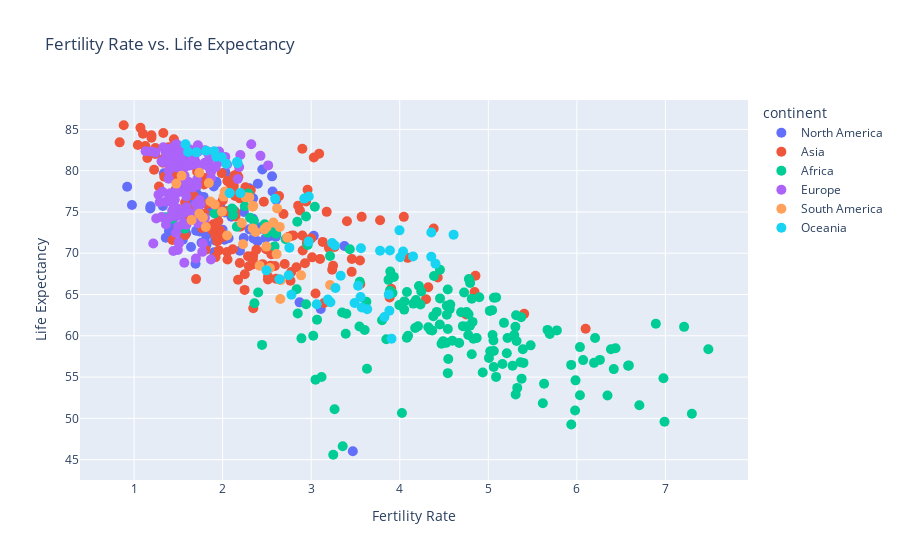

Here is the notebook cell this chart was saved with:
### Markdown cell above
### Adding Interactive Elements

### Code cell
import plotly.express as px

# Create an interactive scatter plot
fig = px.scatter(populations, x='fertility_rate', y='life_expectancy', color='continent',
                 hover_name='country', title='Fertility Rate vs. Life Expectancy',
                 labels={'fertility_rate': 'Fertility Rate', 'life_expectancy': 'Life Expectancy'})

# Add hover, zoom, and selection tools
fig.update_traces(marker=dict(size=10), selector=dict(mode='markers'))
fig.update_layout(hovermode='closest')

fig.show();

### Figure 1 — Plotly figure (JSON) as saved in the notebook; plotly's stock layout.template omitted (floating-point values rounded to 4 significant figures; data arrays with more than 128 entries replaced by an {"elided": "..."} marker saying what was removed)
{"data": [{"hovertemplate": "<b>%{hovertext}</b><br><br>continent=North America<br>Fertility Rate=%{x}<br>Life Expectancy=%{y}<extra></extra>", "hovertext": ["Aruba", "Aruba", "Aruba", "Antigua and Barbuda", "Antigua and Barbuda", "Antigua and Barbuda", "Bahamas", "Bahamas", "Bahamas", "Belize", "Belize", "Belize", "Bermuda", "Bermuda", "Bermuda", "Barbados", "Barbados", "Barbados", "Canada", "Canada", "Canada", "Costa Rica", "Costa Rica", "Costa Rica", "Cuba", "Cuba", "Cuba", "Curaçao", "Curaçao", "Curaçao", "Cayman Islands", "Cayman Islands", "Cayman Islands", "Dominica", "Dominica", "Dominica", "Dominican Republic", "Dominican Republic", "Dominican Republic", "Grenada", "Grenada", "Grenada", "Greenland", "Greenland", "Greenland", "Guatemala", "Guatemala", "Guatemala", "Honduras", "Honduras", "Honduras", "Haiti", "Haiti", "Haiti", "Jamaica", "Jamaica", "Jamaica", "Saint Kitts and Nevis", "Saint Kitts and Nevis", "Saint Kitts and Nevis", "Saint Lucia", "Saint Lucia", "Saint Lucia", "Saint Martin", "Saint Martin", "Saint Martin", "Mexico", "Mexico", "Mexico", "Nicaragua", "Nicaragua", "Nicaragua", "Panama", "Panama", "Panama", "Puerto Rico", "Puerto Rico", "Puerto Rico", "El Salvador", "El Salvador", "El Salvador", "Sint Maarten", "Sint Maarten", "Sint Maarten", "Turks and Caicos Islands", "Turks and Caicos Islands", "Turks and Caicos Islands", "Trinidad and Tobago", "Trinidad and Tobago", "Trinidad and Tobago", "United States of America", "United States of America", "United States of America", "Saint Vincent and the Grenadines", "Saint Vincent and the Grenadines", "Saint Vincent and the Grenadines", "British Virgin Islands", "British Virgin Islands", "British Virgin Islands", "US Virgin Islands", "US Virgin Islands", "US Virgin Islands"], "legendgroup": "North America", "marker": {"color": "#636efa", "size": 10, "symbol": "circle"}, "mode": "markers", "name": "North America", "orientation": "v", "showlegend": true, "type": "scatter", "x": [1.941, 1.972, 1.325, 1.785, 1.567, 1.569, 1.835, 1.576, 1.394, 2.606, 2.438, 1.999, 1.7, 1.4, 1.4, 1.687, 1.614, 1.628, 1.65, 1.6, 1.41, 1.928, 1.79, 1.555, 1.693, 1.694, 1.5, 2.2, 1.9, 1.4, null, null, null, 1.915, 1.694, 1.597, 2.538, 2.43, 2.303, 2.24, 2.126, 2.023, 2.195, 2.01, 2.019, 3.375, 3.029, 2.484, 2.957, 2.581, 2.394, 3.47, 3.108, 2.869, 1.742, 1.588, 1.358, 1.762, 1.643, 1.55, 1.538, 1.473, 1.411, 2.397, 2.558, 2.448, 2.34, 2.137, 1.905, 2.601, 2.48, 2.349, 2.604, 2.564, 2.344, 1.623, 1.337, 0.922, 2.239, 2.067, 1.819, 1.846, 1.73, 1.591, 1.686, 1.67, 1.679, 1.701, 1.682, 1.631, 1.931, 1.843, 1.641, 2.133, 2.099, 1.814, 1.183, 1.186, 0.976, 2.3, 2.11, 2.03], "xaxis": "x", "y": [75.4, 75.68, 75.72, 76.82, 77.91, 78.84, 72.73, 73.1, 72.68, 72.27, 73.19, 72.85, 80.5, 80.92, 81.14, 75.71, 76.65, 77.39, 81.32, 81.82, 81.67, 78.67, 79.09, 79.28, 77.66, 77.77, 77.57, null, 78.08, null, 82.19, null, null, 71.55, 68.73, 73.65, 72.09, 72.95, 72.89, 75.0, 75.01, 74.92, 70.29, 71.98, 71.64, 70.88, 72.1, 71.8, 71.09, 72.49, 71.46, 46.02, 63.24, 64.05, 72.62, 72.39, 71.87, 71.27, 70.76, 71.63, 72.72, 73.14, 73.42, 78.41, 79.31, 80.15, 74.19, 74.68, 70.13, 72.01, 72.98, 71.8, 76.45, 77.47, 76.66, 78.01, 79.69, 78.04, 71.85, 71.81, 71.06, 75.13, 76.95, 74.58, 76.24, 76.91, 75.0, 72.72, 74.5, 74.41, 78.54, 78.69, 76.98, 74.72, 74.41, 72.13, 75.43, 75.67, 75.85, 77.87, 79.02, 79.82], "yaxis": "y"}, {"hovertemplate": "<b>%{hovertext}</b><br><br>continent=Asia<br>Fertility Rate=%{x}<br>Life Expectancy=%{y}<extra></extra>", "hovertext": {"elided": "150 str values"}, "legendgroup": "Asia", "marker": {"color": "#EF553B", "size": 10, "symbol": "circle"}, "mode": "markers", "name": "Asia", "orientation": "v", "showlegend": true, "type": "scatter", "x": {"elided": "150 float values"}, "xaxis": "x", "y": {"elided": "150 float values"}, "yaxis": "y"}, {"hovertemplate": "<b>%{hovertext}</b><br><br>continent=Africa<br>Fertility Rate=%{x}<br>Life Expectancy=%{y}<extra></extra>", "hovertext": {"elided": "162 str values"}, "legendgroup": "Africa", "marker": {"color": "#00cc96", "size": 10, "symbol": "circle"}, "mode": "markers", "name": "Africa", "orientation": "v", "showlegend": true, "type": "scatter", "x": {"elided": "162 float values"}, "xaxis": "x", "y": {"elided": "162 float values"}, "yaxis": "y"}, {"hovertemplate": "<b>%{hovertext}</b><br><br>continent=Europe<br>Fertility Rate=%{x}<br>Life Expectancy=%{y}<extra></extra>", "hovertext": {"elided": "138 str values"}, "legendgroup": "Europe", "marker": {"color": "#ab63fa", "size": 10, "symbol": "circle"}, "mode": "markers", "name": "Europe", "orientation": "v", "showlegend": true, "type": "scatter", "x": {"elided": "138 float values"}, "xaxis": "x", "y": {"elided": "138 float values"}, "yaxis": "y"}, {"hovertemplate": "<b>%{hovertext}</b><br><br>continent=South America<br>Fertility Rate=%{x}<br>Life Expectancy=%{y}<extra></extra>", "hovertext": ["Argentina", "Argentina", "Argentina", "Bolivia", "Bolivia", "Bolivia", "Brazil", "Brazil", "Brazil", "Chile", "Chile", "Chile", "Colombia", "Colombia", "Colombia", "Ecuador", "Ecuador", "Ecuador", "Guyana", "Guyana", "Guyana", "Peru", "Peru", "Peru", "Paraguay", "Paraguay", "Paraguay", "Suriname", "Suriname", "Suriname", "Uruguay", "Uruguay", "Uruguay", "Venezuela", "Venezuela", "Venezuela"], "legendgroup": "South America", "marker": {"color": "#FFA15A", "size": 10, "symbol": "circle"}, "mode": "markers", "name": "South America", "orientation": "v", "showlegend": true, "type": "scatter", "x": [2.346, 2.301, 1.911, 3.213, 2.886, 2.651, 1.81, 1.777, 1.649, 1.844, 1.737, 1.537, 1.992, 1.863, 1.737, 2.615, 2.26, 2.051, 2.655, 2.534, 2.418, 2.573, 2.338, 2.216, 2.73, 2.645, 2.497, 2.61, 2.494, 2.371, 2.011, 2.023, 1.477, 2.471, 2.34, 2.23], "xaxis": "x", "y": [75.72, 76.76, 75.89, 66.16, 67.32, 64.47, 73.18, 74.33, 74.01, 78.5, 79.75, 79.38, 75.03, 76.26, 74.77, 75.43, 76.79, 72.15, 66.74, 68.2, 68.49, 73.71, 75.62, 73.67, 71.89, 73.19, 73.18, 69.89, 70.8, 72.56, 76.86, 77.48, 78.43, 72.89, 73.01, 71.09], "yaxis": "y"}, {"hovertemplate": "<b>%{hovertext}</b><br><br>continent=Oceania<br>Fertility Rate=%{x}<br>Life Expectancy=%{y}<extra></extra>", "hovertext": ["American Samoa", "American Samoa", "American Samoa", "Australia", "Australia", "Australia", "Fiji", "Fiji", "Fiji", "Micronesia", "Micronesia", "Micronesia", "Guam", "Guam", "Guam", "Kiribati", "Kiribati", "Kiribati", "Marshall Islands", "Marshall Islands", "Marshall Islands", "Northern Mariana Islands", "Northern Mariana Islands", "Northern Mariana Islands", "New Caledonia", "New Caledonia", "New Caledonia", "Nauru", "Nauru", "Nauru", "New Zealand", "New Zealand", "New Zealand", "Palau", "Palau", "Palau", "Papua New Guinea", "Papua New Guinea", "Papua New Guinea", "French Polynesia", "French Polynesia", "French Polynesia", "Solomon Islands", "Solomon Islands", "Solomon Islands", "Tonga", "Tonga", "Tonga", "Tuvalu", "Tuvalu", "Tuvalu", "Vanuatu", "Vanuatu", "Vanuatu", "Samoa", "Samoa", "Samoa"], "legendgroup": "Oceania", "marker": {"color": "#19d3f3", "size": 10, "symbol": "circle"}, "mode": "markers", "name": "Oceania", "orientation": "v", "showlegend": true, "type": "scatter", "x": [null, null, null, 1.928, 1.814, 1.581, 2.746, 2.642, 2.495, 3.236, 2.971, 2.754, 2.973, 2.922, 2.593, 3.876, 3.53, 3.333, 3.632, 3.063, 2.777, null, null, null, 2.2, 2.08, 2.04, 3.907, 3.827, 3.571, 2.17, 1.99, 1.61, null, 2.21, 0.85, 3.883, 3.558, 3.274, 2.162, 1.905, 1.705, 4.404, 4.356, 4.038, 3.889, 3.562, 3.267, 3.49, 3.217, 3.188, 4.15, 4.006, 3.778, 4.608, 4.357, 3.997], "xaxis": "x", "y": [null, null, null, 81.7, 82.4, 83.2, 67.33, 66.84, 67.92, 71.23, 71.41, 70.67, 76.88, 76.62, 76.61, 65.02, 66.06, 67.27, 63.23, 63.83, 64.98, null, null, null, 77.28, 77.28, 80.83, 59.64, 62.27, 63.44, 80.9, 81.61, 82.26, null, null, null, 63.04, 64.7, 65.79, 81.04, 82.35, 82.22, 68.73, 69.58, 70.2, 70.32, 70.61, 70.93, 63.98, 64.06, 64.38, 69.62, 69.51, 70.3, 72.25, 72.52, 72.77], "yaxis": "y"}], "layout": {"hovermode": "closest", "legend": {"title": {"text": "continent"}, "tracegroupgap": 0}, "title": {"text": "Fertility Rate vs. Life Expectancy"}, "xaxis": {"anchor": "y", "domain": [0, 1], "title": {"text": "Fertility Rate"}}, "yaxis": {"anchor": "x", "domain": [0, 1], "title": {"text": "Life Expectancy"}}}}
